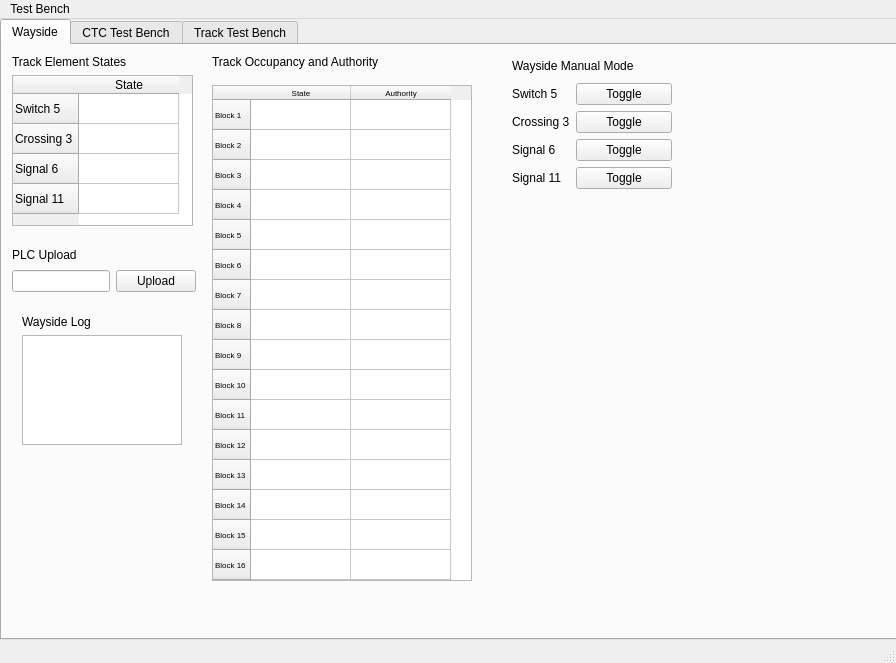
<?xml version="1.0" encoding="UTF-8"?>
<ui version="4.0">
 <class>MainWindow</class>
 <widget class="QMainWindow" name="MainWindow">
  <property name="geometry">
   <rect>
    <x>0</x>
    <y>0</y>
    <width>896</width>
    <height>663</height>
   </rect>
  </property>
  <property name="sizePolicy">
   <sizepolicy hsizetype="MinimumExpanding" vsizetype="MinimumExpanding">
    <horstretch>0</horstretch>
    <verstretch>0</verstretch>
   </sizepolicy>
  </property>
  <property name="windowTitle">
   <string>MainWindow</string>
  </property>
  <widget class="QWidget" name="centralwidget">
   <widget class="QTabWidget" name="tabWidget">
    <property name="geometry">
     <rect>
      <x>0</x>
      <y>0</y>
      <width>901</width>
      <height>621</height>
     </rect>
    </property>
    <property name="currentIndex">
     <number>0</number>
    </property>
    <widget class="QWidget" name="wayside">
     <attribute name="title">
      <string>Wayside</string>
     </attribute>
     <widget class="QWidget" name="verticalLayoutWidget_14">
      <property name="geometry">
       <rect>
        <x>210</x>
        <y>0</y>
        <width>260</width>
        <height>536</height>
       </rect>
      </property>
      <layout class="QVBoxLayout" name="block_occ">
       <item>
        <widget class="QLabel" name="label_20">
         <property name="text">
          <string>Track Occupancy and Authority</string>
         </property>
        </widget>
       </item>
       <item>
        <widget class="QTableWidget" name="tableWidget_5">
         <property name="sizePolicy">
          <sizepolicy hsizetype="Minimum" vsizetype="Minimum">
           <horstretch>0</horstretch>
           <verstretch>0</verstretch>
          </sizepolicy>
         </property>
         <property name="verticalScrollBarPolicy">
          <enum>Qt::ScrollBarAsNeeded</enum>
         </property>
         <property name="horizontalScrollBarPolicy">
          <enum>Qt::ScrollBarAlwaysOff</enum>
         </property>
         <property name="sizeAdjustPolicy">
          <enum>QAbstractScrollArea::AdjustToContents</enum>
         </property>
         <property name="showGrid">
          <bool>true</bool>
         </property>
         <property name="sortingEnabled">
          <bool>false</bool>
         </property>
         <property name="cornerButtonEnabled">
          <bool>true</bool>
         </property>
         <attribute name="horizontalHeaderCascadingSectionResizes">
          <bool>false</bool>
         </attribute>
         <row>
          <property name="text">
           <string>Block 1</string>
          </property>
          <property name="font">
           <font>
            <pointsize>6</pointsize>
           </font>
          </property>
         </row>
         <row>
          <property name="text">
           <string>Block 2</string>
          </property>
          <property name="font">
           <font>
            <pointsize>6</pointsize>
           </font>
          </property>
         </row>
         <row>
          <property name="text">
           <string>Block 3</string>
          </property>
          <property name="font">
           <font>
            <pointsize>6</pointsize>
           </font>
          </property>
         </row>
         <row>
          <property name="text">
           <string>Block 4</string>
          </property>
          <property name="font">
           <font>
            <pointsize>6</pointsize>
           </font>
          </property>
         </row>
         <row>
          <property name="text">
           <string>Block 5</string>
          </property>
          <property name="font">
           <font>
            <pointsize>6</pointsize>
           </font>
          </property>
         </row>
         <row>
          <property name="text">
           <string>Block 6</string>
          </property>
          <property name="font">
           <font>
            <pointsize>6</pointsize>
           </font>
          </property>
         </row>
         <row>
          <property name="text">
           <string>Block 7</string>
          </property>
          <property name="font">
           <font>
            <pointsize>6</pointsize>
           </font>
          </property>
         </row>
         <row>
          <property name="text">
           <string>Block 8</string>
          </property>
          <property name="font">
           <font>
            <pointsize>6</pointsize>
           </font>
          </property>
         </row>
         <row>
          <property name="text">
           <string>Block 9</string>
          </property>
          <property name="font">
           <font>
            <pointsize>6</pointsize>
           </font>
          </property>
         </row>
         <row>
          <property name="text">
           <string>Block 10</string>
          </property>
          <property name="font">
           <font>
            <pointsize>6</pointsize>
           </font>
          </property>
         </row>
         <row>
          <property name="text">
           <string>Block 11</string>
          </property>
          <property name="font">
           <font>
            <pointsize>6</pointsize>
           </font>
          </property>
         </row>
         <row>
          <property name="text">
           <string>Block 12</string>
          </property>
          <property name="font">
           <font>
            <pointsize>6</pointsize>
           </font>
          </property>
         </row>
         <row>
          <property name="text">
           <string>Block 13</string>
          </property>
          <property name="font">
           <font>
            <pointsize>6</pointsize>
           </font>
          </property>
         </row>
         <row>
          <property name="text">
           <string>Block 14</string>
          </property>
          <property name="font">
           <font>
            <pointsize>6</pointsize>
           </font>
          </property>
         </row>
         <row>
          <property name="text">
           <string>Block 15</string>
          </property>
          <property name="font">
           <font>
            <pointsize>6</pointsize>
           </font>
          </property>
         </row>
         <row>
          <property name="text">
           <string>Block 16</string>
          </property>
          <property name="font">
           <font>
            <pointsize>6</pointsize>
           </font>
          </property>
         </row>
         <column>
          <property name="text">
           <string>State</string>
          </property>
          <property name="font">
           <font>
            <pointsize>6</pointsize>
           </font>
          </property>
         </column>
         <column>
          <property name="text">
           <string>Authority</string>
          </property>
          <property name="font">
           <font>
            <pointsize>6</pointsize>
           </font>
          </property>
         </column>
        </widget>
       </item>
      </layout>
     </widget>
     <widget class="QWidget" name="verticalLayoutWidget_15">
      <property name="geometry">
       <rect>
        <x>10</x>
        <y>10</y>
        <width>181</width>
        <height>171</height>
       </rect>
      </property>
      <layout class="QVBoxLayout" name="track_state_3">
       <item>
        <widget class="QLabel" name="label_21">
         <property name="text">
          <string>Track Element States</string>
         </property>
        </widget>
       </item>
       <item>
        <widget class="QTableWidget" name="tableWidget_6">
         <row>
          <property name="text">
           <string>Switch 5</string>
          </property>
         </row>
         <row>
          <property name="text">
           <string>Crossing 3</string>
          </property>
         </row>
         <row>
          <property name="text">
           <string>Signal 6</string>
          </property>
         </row>
         <row>
          <property name="text">
           <string>Signal 11</string>
          </property>
         </row>
         <column>
          <property name="text">
           <string>State</string>
          </property>
         </column>
        </widget>
       </item>
      </layout>
     </widget>
     <widget class="QWidget" name="verticalLayoutWidget_9">
      <property name="geometry">
       <rect>
        <x>10</x>
        <y>200</y>
        <width>184</width>
        <height>47</height>
       </rect>
      </property>
      <layout class="QVBoxLayout" name="plc_upload">
       <item>
        <widget class="QLabel" name="label_12">
         <property name="text">
          <string>PLC Upload</string>
         </property>
        </widget>
       </item>
       <item>
        <layout class="QHBoxLayout" name="horizontalLayout">
         <item>
          <widget class="QLineEdit" name="lineEdit_3"/>
         </item>
         <item>
          <widget class="QPushButton" name="pushButton_2">
           <property name="text">
            <string>Upload</string>
           </property>
          </widget>
         </item>
        </layout>
       </item>
      </layout>
     </widget>
     <widget class="QWidget" name="verticalLayoutWidget_10">
      <property name="geometry">
       <rect>
        <x>20</x>
        <y>270</y>
        <width>160</width>
        <height>130</height>
       </rect>
      </property>
      <layout class="QVBoxLayout" name="ctc_log_2">
       <item>
        <widget class="QLabel" name="label_13">
         <property name="text">
          <string>Wayside Log</string>
         </property>
        </widget>
       </item>
       <item>
        <widget class="QTextBrowser" name="textBrowser_3"/>
       </item>
      </layout>
     </widget>
     <widget class="QWidget" name="verticalLayoutWidget_5">
      <property name="geometry">
       <rect>
        <x>510</x>
        <y>10</y>
        <width>160</width>
        <height>134</height>
       </rect>
      </property>
      <layout class="QVBoxLayout" name="verticalLayout">
       <item>
        <widget class="QLabel" name="label_17">
         <property name="text">
          <string>Wayside Manual Mode</string>
         </property>
        </widget>
       </item>
       <item>
        <layout class="QFormLayout" name="formLayout">
         <item row="0" column="0">
          <widget class="QLabel" name="label_8">
           <property name="text">
            <string>Switch 5</string>
           </property>
          </widget>
         </item>
         <item row="1" column="0">
          <widget class="QLabel" name="label_14">
           <property name="text">
            <string>Crossing 3</string>
           </property>
          </widget>
         </item>
         <item row="2" column="0">
          <widget class="QLabel" name="label_15">
           <property name="text">
            <string>Signal 6</string>
           </property>
          </widget>
         </item>
         <item row="3" column="0">
          <widget class="QLabel" name="label_16">
           <property name="text">
            <string>Signal 11</string>
           </property>
          </widget>
         </item>
         <item row="0" column="1">
          <widget class="QPushButton" name="pushButton_3">
           <property name="text">
            <string>Toggle</string>
           </property>
          </widget>
         </item>
         <item row="1" column="1">
          <widget class="QPushButton" name="pushButton_4">
           <property name="text">
            <string>Toggle</string>
           </property>
          </widget>
         </item>
         <item row="2" column="1">
          <widget class="QPushButton" name="pushButton_5">
           <property name="text">
            <string>Toggle</string>
           </property>
          </widget>
         </item>
         <item row="3" column="1">
          <widget class="QPushButton" name="pushButton_6">
           <property name="text">
            <string>Toggle</string>
           </property>
          </widget>
         </item>
        </layout>
       </item>
      </layout>
     </widget>
    </widget>
    <widget class="QWidget" name="ctc_test_bench">
     <attribute name="title">
      <string>CTC Test Bench</string>
     </attribute>
     <widget class="QWidget" name="verticalLayoutWidget_4">
      <property name="geometry">
       <rect>
        <x>10</x>
        <y>260</y>
        <width>160</width>
        <height>130</height>
       </rect>
      </property>
      <layout class="QVBoxLayout" name="ctc_log">
       <item>
        <widget class="QLabel" name="label_7">
         <property name="text">
          <string>CTC Error Log</string>
         </property>
        </widget>
       </item>
       <item>
        <widget class="QTextBrowser" name="textBrowser"/>
       </item>
      </layout>
     </widget>
     <widget class="QWidget" name="verticalLayoutWidget_2">
      <property name="geometry">
       <rect>
        <x>220</x>
        <y>0</y>
        <width>258</width>
        <height>291</height>
       </rect>
      </property>
      <layout class="QVBoxLayout" name="Maintenance">
       <item>
        <widget class="QLabel" name="label_5">
         <property name="text">
          <string>CTC Maintenance Closure</string>
         </property>
        </widget>
       </item>
       <item>
        <widget class="QListWidget" name="listWidget">
         <item>
          <property name="text">
           <string>Block 1</string>
          </property>
          <property name="checkState">
           <enum>Unchecked</enum>
          </property>
         </item>
         <item>
          <property name="text">
           <string>Block 2</string>
          </property>
          <property name="checkState">
           <enum>Unchecked</enum>
          </property>
         </item>
         <item>
          <property name="text">
           <string>Block 3</string>
          </property>
          <property name="checkState">
           <enum>Unchecked</enum>
          </property>
          <property name="flags">
           <set>ItemIsSelectable|ItemIsDragEnabled|ItemIsEnabled</set>
          </property>
         </item>
         <item>
          <property name="text">
           <string>Block 4</string>
          </property>
          <property name="checkState">
           <enum>Unchecked</enum>
          </property>
         </item>
         <item>
          <property name="text">
           <string>Block 5</string>
          </property>
          <property name="checkState">
           <enum>Unchecked</enum>
          </property>
         </item>
         <item>
          <property name="text">
           <string>Block 6</string>
          </property>
          <property name="checkState">
           <enum>Unchecked</enum>
          </property>
         </item>
         <item>
          <property name="text">
           <string>Block 7</string>
          </property>
          <property name="checkState">
           <enum>Unchecked</enum>
          </property>
         </item>
         <item>
          <property name="text">
           <string>Block 8</string>
          </property>
          <property name="checkState">
           <enum>Unchecked</enum>
          </property>
         </item>
         <item>
          <property name="text">
           <string>Block 9</string>
          </property>
          <property name="checkState">
           <enum>Unchecked</enum>
          </property>
         </item>
         <item>
          <property name="text">
           <string>Block 10</string>
          </property>
          <property name="checkState">
           <enum>Unchecked</enum>
          </property>
         </item>
         <item>
          <property name="text">
           <string>Block 11</string>
          </property>
          <property name="checkState">
           <enum>Unchecked</enum>
          </property>
         </item>
         <item>
          <property name="text">
           <string>Block 12</string>
          </property>
          <property name="checkState">
           <enum>Unchecked</enum>
          </property>
         </item>
         <item>
          <property name="text">
           <string>Block 13</string>
          </property>
          <property name="checkState">
           <enum>Unchecked</enum>
          </property>
         </item>
         <item>
          <property name="text">
           <string>Block 14</string>
          </property>
          <property name="checkState">
           <enum>Unchecked</enum>
          </property>
         </item>
         <item>
          <property name="text">
           <string>Block 15</string>
          </property>
          <property name="checkState">
           <enum>Unchecked</enum>
          </property>
         </item>
         <item>
          <property name="text">
           <string>Block 16</string>
          </property>
          <property name="checkState">
           <enum>Unchecked</enum>
          </property>
         </item>
        </widget>
       </item>
      </layout>
     </widget>
     <widget class="QWidget" name="verticalLayoutWidget_6">
      <property name="geometry">
       <rect>
        <x>230</x>
        <y>310</y>
        <width>181</width>
        <height>171</height>
       </rect>
      </property>
      <layout class="QVBoxLayout" name="track_state">
       <item>
        <widget class="QLabel" name="label_9">
         <property name="text">
          <string>CTC Switch/Signal/Crossings</string>
         </property>
        </widget>
       </item>
       <item>
        <widget class="QTableWidget" name="tableWidget_2">
         <row>
          <property name="text">
           <string>Switch 5</string>
          </property>
         </row>
         <row>
          <property name="text">
           <string>Crossing 3</string>
          </property>
         </row>
         <row>
          <property name="text">
           <string>Signal 6</string>
          </property>
         </row>
         <row>
          <property name="text">
           <string>Signal 11</string>
          </property>
         </row>
         <column>
          <property name="text">
           <string>State</string>
          </property>
         </column>
        </widget>
       </item>
      </layout>
     </widget>
     <widget class="QWidget" name="verticalLayoutWidget">
      <property name="geometry">
       <rect>
        <x>10</x>
        <y>0</y>
        <width>196</width>
        <height>241</height>
       </rect>
      </property>
      <layout class="QVBoxLayout" name="ctc_dispatch">
       <item>
        <widget class="QLabel" name="label">
         <property name="enabled">
          <bool>true</bool>
         </property>
         <property name="sizePolicy">
          <sizepolicy hsizetype="Preferred" vsizetype="Fixed">
           <horstretch>0</horstretch>
           <verstretch>0</verstretch>
          </sizepolicy>
         </property>
         <property name="text">
          <string>CTC Dispatch Train</string>
         </property>
         <property name="alignment">
          <set>Qt::AlignCenter</set>
         </property>
        </widget>
       </item>
       <item>
        <layout class="QHBoxLayout" name="speed">
         <item>
          <widget class="QLabel" name="label_2">
           <property name="text">
            <string>Speed</string>
           </property>
          </widget>
         </item>
         <item>
          <widget class="QLineEdit" name="lineEdit"/>
         </item>
        </layout>
       </item>
       <item>
        <layout class="QHBoxLayout" name="auth">
         <item>
          <widget class="QLabel" name="label_3">
           <property name="text">
            <string>Authority</string>
           </property>
          </widget>
         </item>
         <item>
          <widget class="QLineEdit" name="lineEdit_2"/>
         </item>
        </layout>
       </item>
       <item>
        <layout class="QHBoxLayout" name="switch_bool">
         <item>
          <widget class="QLabel" name="label_4">
           <property name="text">
            <string>Switch</string>
           </property>
          </widget>
         </item>
         <item>
          <widget class="QComboBox" name="comboBox">
           <item>
            <property name="text">
             <string>True</string>
            </property>
           </item>
           <item>
            <property name="text">
             <string>False</string>
            </property>
           </item>
          </widget>
         </item>
        </layout>
       </item>
       <item>
        <widget class="QPushButton" name="pushButton">
         <property name="text">
          <string>Dispatch</string>
         </property>
        </widget>
       </item>
      </layout>
     </widget>
    </widget>
    <widget class="QWidget" name="tab">
     <attribute name="title">
      <string>Track Test Bench</string>
     </attribute>
     <widget class="QWidget" name="verticalLayoutWidget_3">
      <property name="geometry">
       <rect>
        <x>390</x>
        <y>0</y>
        <width>260</width>
        <height>536</height>
       </rect>
      </property>
      <layout class="QVBoxLayout" name="BlockTable">
       <item>
        <widget class="QLabel" name="label_6">
         <property name="text">
          <string>Track Model Block States</string>
         </property>
        </widget>
       </item>
       <item>
        <widget class="QTableWidget" name="tableWidget">
         <property name="sizePolicy">
          <sizepolicy hsizetype="Minimum" vsizetype="Minimum">
           <horstretch>0</horstretch>
           <verstretch>0</verstretch>
          </sizepolicy>
         </property>
         <property name="verticalScrollBarPolicy">
          <enum>Qt::ScrollBarAsNeeded</enum>
         </property>
         <property name="horizontalScrollBarPolicy">
          <enum>Qt::ScrollBarAlwaysOff</enum>
         </property>
         <property name="sizeAdjustPolicy">
          <enum>QAbstractScrollArea::AdjustToContents</enum>
         </property>
         <property name="showGrid">
          <bool>true</bool>
         </property>
         <property name="sortingEnabled">
          <bool>false</bool>
         </property>
         <property name="cornerButtonEnabled">
          <bool>true</bool>
         </property>
         <attribute name="horizontalHeaderCascadingSectionResizes">
          <bool>false</bool>
         </attribute>
         <row>
          <property name="text">
           <string>Block 1</string>
          </property>
          <property name="font">
           <font>
            <pointsize>6</pointsize>
           </font>
          </property>
         </row>
         <row>
          <property name="text">
           <string>Block 2</string>
          </property>
          <property name="font">
           <font>
            <pointsize>6</pointsize>
           </font>
          </property>
         </row>
         <row>
          <property name="text">
           <string>Block 3</string>
          </property>
          <property name="font">
           <font>
            <pointsize>6</pointsize>
           </font>
          </property>
         </row>
         <row>
          <property name="text">
           <string>Block 4</string>
          </property>
          <property name="font">
           <font>
            <pointsize>6</pointsize>
           </font>
          </property>
         </row>
         <row>
          <property name="text">
           <string>Block 5</string>
          </property>
          <property name="font">
           <font>
            <pointsize>6</pointsize>
           </font>
          </property>
         </row>
         <row>
          <property name="text">
           <string>Block 6</string>
          </property>
          <property name="font">
           <font>
            <pointsize>6</pointsize>
           </font>
          </property>
         </row>
         <row>
          <property name="text">
           <string>Block 7</string>
          </property>
          <property name="font">
           <font>
            <pointsize>6</pointsize>
           </font>
          </property>
         </row>
         <row>
          <property name="text">
           <string>Block 8</string>
          </property>
          <property name="font">
           <font>
            <pointsize>6</pointsize>
           </font>
          </property>
         </row>
         <row>
          <property name="text">
           <string>Block 9</string>
          </property>
          <property name="font">
           <font>
            <pointsize>6</pointsize>
           </font>
          </property>
         </row>
         <row>
          <property name="text">
           <string>Block 10</string>
          </property>
          <property name="font">
           <font>
            <pointsize>6</pointsize>
           </font>
          </property>
         </row>
         <row>
          <property name="text">
           <string>Block 11</string>
          </property>
          <property name="font">
           <font>
            <pointsize>6</pointsize>
           </font>
          </property>
         </row>
         <row>
          <property name="text">
           <string>Block 12</string>
          </property>
          <property name="font">
           <font>
            <pointsize>6</pointsize>
           </font>
          </property>
         </row>
         <row>
          <property name="text">
           <string>Block 13</string>
          </property>
          <property name="font">
           <font>
            <pointsize>6</pointsize>
           </font>
          </property>
         </row>
         <row>
          <property name="text">
           <string>Block 14</string>
          </property>
          <property name="font">
           <font>
            <pointsize>6</pointsize>
           </font>
          </property>
         </row>
         <row>
          <property name="text">
           <string>Block 15</string>
          </property>
          <property name="font">
           <font>
            <pointsize>6</pointsize>
           </font>
          </property>
         </row>
         <row>
          <property name="text">
           <string>Block 16</string>
          </property>
          <property name="font">
           <font>
            <pointsize>6</pointsize>
           </font>
          </property>
         </row>
         <column>
          <property name="text">
           <string>State</string>
          </property>
          <property name="font">
           <font>
            <pointsize>6</pointsize>
           </font>
          </property>
         </column>
         <column>
          <property name="text">
           <string>Authority</string>
          </property>
          <property name="font">
           <font>
            <pointsize>6</pointsize>
           </font>
          </property>
         </column>
        </widget>
       </item>
      </layout>
     </widget>
     <widget class="QWidget" name="verticalLayoutWidget_7">
      <property name="geometry">
       <rect>
        <x>190</x>
        <y>360</y>
        <width>181</width>
        <height>171</height>
       </rect>
      </property>
      <layout class="QVBoxLayout" name="track_state_2">
       <item>
        <widget class="QLabel" name="label_10">
         <property name="text">
          <string>CTC Switch/Signal/Crossings</string>
         </property>
        </widget>
       </item>
       <item>
        <widget class="QTableWidget" name="tableWidget_3">
         <row>
          <property name="text">
           <string>Switch 5</string>
          </property>
         </row>
         <row>
          <property name="text">
           <string>Crossing 3</string>
          </property>
         </row>
         <row>
          <property name="text">
           <string>Signal 6</string>
          </property>
         </row>
         <row>
          <property name="text">
           <string>Signal 11</string>
          </property>
         </row>
         <column>
          <property name="text">
           <string>State</string>
          </property>
         </column>
        </widget>
       </item>
      </layout>
     </widget>
     <widget class="QWidget" name="verticalLayoutWidget_8">
      <property name="geometry">
       <rect>
        <x>40</x>
        <y>30</y>
        <width>258</width>
        <height>291</height>
       </rect>
      </property>
      <layout class="QVBoxLayout" name="Murphy">
       <item>
        <widget class="QLabel" name="label_11">
         <property name="text">
          <string>Murphy Track Error</string>
         </property>
        </widget>
       </item>
       <item>
        <widget class="QListWidget" name="listWidget_2">
         <item>
          <property name="text">
           <string>Block 1</string>
          </property>
          <property name="checkState">
           <enum>Unchecked</enum>
          </property>
         </item>
         <item>
          <property name="text">
           <string>Block 2</string>
          </property>
          <property name="checkState">
           <enum>Unchecked</enum>
          </property>
         </item>
         <item>
          <property name="text">
           <string>Block 3</string>
          </property>
          <property name="checkState">
           <enum>Unchecked</enum>
          </property>
          <property name="flags">
           <set>ItemIsSelectable|ItemIsDragEnabled|ItemIsEnabled</set>
          </property>
         </item>
         <item>
          <property name="text">
           <string>Block 4</string>
          </property>
          <property name="checkState">
           <enum>Unchecked</enum>
          </property>
         </item>
         <item>
          <property name="text">
           <string>Block 5</string>
          </property>
          <property name="checkState">
           <enum>Unchecked</enum>
          </property>
         </item>
         <item>
          <property name="text">
           <string>Block 6</string>
          </property>
          <property name="checkState">
           <enum>Unchecked</enum>
          </property>
         </item>
         <item>
          <property name="text">
           <string>Block 7</string>
          </property>
          <property name="checkState">
           <enum>Unchecked</enum>
          </property>
         </item>
         <item>
          <property name="text">
           <string>Block 8</string>
          </property>
          <property name="checkState">
           <enum>Unchecked</enum>
          </property>
         </item>
         <item>
          <property name="text">
           <string>Block 9</string>
          </property>
          <property name="checkState">
           <enum>Unchecked</enum>
          </property>
         </item>
         <item>
          <property name="text">
           <string>Block 10</string>
          </property>
          <property name="checkState">
           <enum>Unchecked</enum>
          </property>
         </item>
         <item>
          <property name="text">
           <string>Block 11</string>
          </property>
          <property name="checkState">
           <enum>Unchecked</enum>
          </property>
         </item>
         <item>
          <property name="text">
           <string>Block 12</string>
          </property>
          <property name="checkState">
           <enum>Unchecked</enum>
          </property>
         </item>
         <item>
          <property name="text">
           <string>Block 13</string>
          </property>
          <property name="checkState">
           <enum>Unchecked</enum>
          </property>
         </item>
         <item>
          <property name="text">
           <string>Block 14</string>
          </property>
          <property name="checkState">
           <enum>Unchecked</enum>
          </property>
         </item>
         <item>
          <property name="text">
           <string>Block 15</string>
          </property>
          <property name="checkState">
           <enum>Unchecked</enum>
          </property>
         </item>
         <item>
          <property name="text">
           <string>Block 16</string>
          </property>
          <property name="checkState">
           <enum>Unchecked</enum>
          </property>
         </item>
        </widget>
       </item>
      </layout>
     </widget>
     <widget class="QWidget" name="verticalLayoutWidget_13">
      <property name="geometry">
       <rect>
        <x>10</x>
        <y>360</y>
        <width>160</width>
        <height>130</height>
       </rect>
      </property>
      <layout class="QVBoxLayout" name="ctc_log_3">
       <item>
        <widget class="QLabel" name="label_19">
         <property name="text">
          <string>TM Dispatch Log</string>
         </property>
        </widget>
       </item>
       <item>
        <widget class="QTextBrowser" name="textBrowser_5"/>
       </item>
      </layout>
     </widget>
    </widget>
   </widget>
  </widget>
  <widget class="QMenuBar" name="menubar">
   <property name="geometry">
    <rect>
     <x>0</x>
     <y>0</y>
     <width>896</width>
     <height>22</height>
    </rect>
   </property>
   <widget class="QMenu" name="menuBlue_Line">
    <property name="title">
     <string>Test Bench</string>
    </property>
   </widget>
   <addaction name="menuBlue_Line"/>
  </widget>
  <widget class="QStatusBar" name="statusbar"/>
 </widget>
 <resources/>
 <connections/>
</ui>
